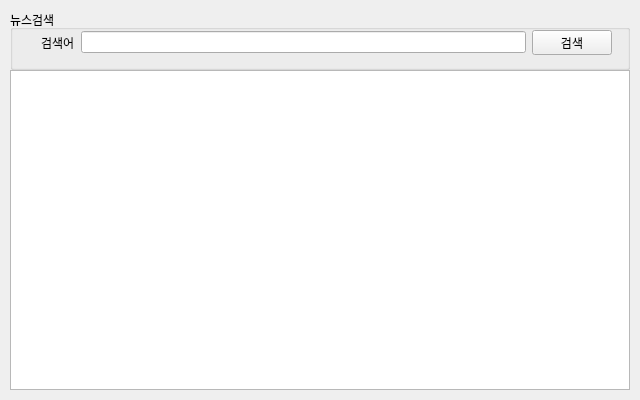
<?xml version="1.0" encoding="UTF-8"?>
<ui version="4.0">
 <class>FrmMain</class>
 <widget class="QWidget" name="FrmMain">
  <property name="enabled">
   <bool>true</bool>
  </property>
  <property name="geometry">
   <rect>
    <x>0</x>
    <y>0</y>
    <width>640</width>
    <height>400</height>
   </rect>
  </property>
  <property name="sizePolicy">
   <sizepolicy hsizetype="Fixed" vsizetype="Fixed">
    <horstretch>0</horstretch>
    <verstretch>0</verstretch>
   </sizepolicy>
  </property>
  <property name="minimumSize">
   <size>
    <width>640</width>
    <height>400</height>
   </size>
  </property>
  <property name="maximumSize">
   <size>
    <width>640</width>
    <height>400</height>
   </size>
  </property>
  <property name="windowTitle">
   <string>Form</string>
  </property>
  <widget class="QWidget" name="verticalLayoutWidget">
   <property name="geometry">
    <rect>
     <x>10</x>
     <y>10</y>
     <width>620</width>
     <height>60</height>
    </rect>
   </property>
   <layout class="QVBoxLayout" name="searchLayout">
    <item>
     <widget class="QGroupBox" name="groupBox">
      <property name="enabled">
       <bool>true</bool>
      </property>
      <property name="title">
       <string>뉴스검색</string>
      </property>
      <widget class="QWidget" name="">
       <property name="geometry">
        <rect>
         <x>31</x>
         <y>20</y>
         <width>571</width>
         <height>25</height>
        </rect>
       </property>
       <layout class="QHBoxLayout" name="horizontalLayout">
        <item>
         <widget class="QLabel" name="label">
          <property name="text">
           <string>검색어</string>
          </property>
         </widget>
        </item>
        <item>
         <widget class="QLineEdit" name="txtSearch"/>
        </item>
        <item>
         <widget class="QPushButton" name="btnSearch">
          <property name="text">
           <string>검색</string>
          </property>
         </widget>
        </item>
       </layout>
      </widget>
     </widget>
    </item>
   </layout>
  </widget>
  <widget class="QWidget" name="verticalLayoutWidget_2">
   <property name="geometry">
    <rect>
     <x>10</x>
     <y>70</y>
     <width>620</width>
     <height>320</height>
    </rect>
   </property>
   <layout class="QVBoxLayout" name="resultLayout">
    <item>
     <widget class="QListView" name="lsvResult"/>
    </item>
   </layout>
  </widget>
 </widget>
 <resources/>
 <connections/>
</ui>
